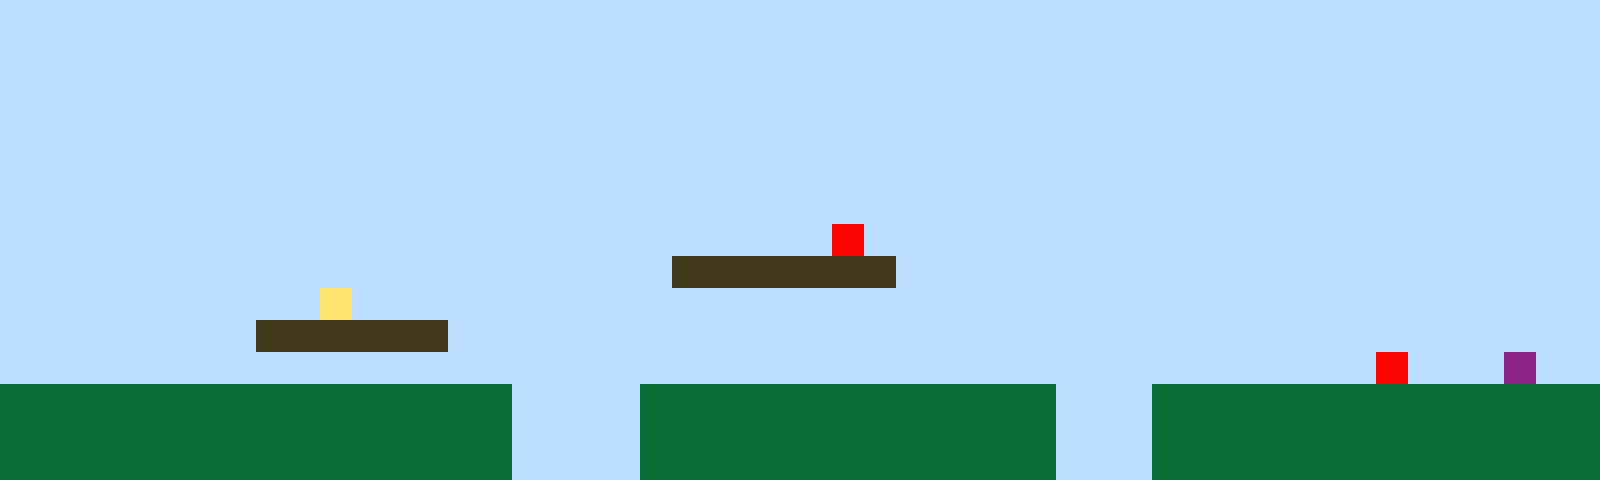

Tiled map render using the project's own tile images. Description and the whole map definition, tile-layer contents included, below:
An orthogonal 50x15 tile map with 32x32 px tiles, 1 tile layer (Tile Layer 1).

<map version="1.10" tiledversion="1.11.2" orientation="orthogonal" renderorder="right-up" width="50" height="15" tilewidth="32" tileheight="32" infinite="0" nextlayerid="2" nextobjectid="1"><editorsettings><export target="map1.csv" format="csv" /></editorsettings><tileset firstgid="1" name="sprites" tilewidth="32" tileheight="32" tilecount="6" columns="3"><image source="sprites.png" width="96" height="64" /></tileset><layer id="1" name="Tile Layer 1" width="50" height="15"><data encoding="csv">1,1,1,1,1,1,1,1,1,1,1,1,1,1,1,1,1,1,1,1,1,1,1,1,1,1,1,1,1,1,1,1,1,1,1,1,1,1,1,1,1,1,1,1,1,1,1,1,1,1,1,1,1,1,1,1,1,1,1,1,1,1,1,1,1,1,1,1,1,1,1,1,1,1,1,1,1,1,1,1,1,1,1,1,1,1,1,1,1,1,1,1,1,1,1,1,1,1,1,1,1,1,1,1,1,1,1,1,1,1,1,1,1,1,1,1,1,1,1,1,1,1,1,1,1,1,1,1,1,1,1,1,1,1,1,1,1,1,1,1,1,1,1,1,1,1,1,1,1,1,1,1,1,1,1,1,1,1,1,1,1,1,1,1,1,1,1,1,1,1,1,1,1,1,1,1,1,1,1,1,1,1,1,1,1,1,1,1,1,1,1,1,1,1,1,1,1,1,1,1,1,1,1,1,1,1,1,1,1,1,1,1,1,1,1,1,1,1,1,1,1,1,1,1,1,1,1,1,1,1,1,1,1,1,1,1,1,1,1,1,1,1,1,1,1,1,1,1,1,1,1,1,1,1,1,1,1,1,1,1,1,1,1,1,1,1,1,1,1,1,1,1,1,1,1,1,1,1,1,1,1,1,1,1,1,1,1,1,1,1,1,1,1,1,1,1,1,1,1,1,1,1,1,1,1,1,1,1,1,1,1,1,1,1,1,1,1,1,1,1,1,1,1,1,1,1,1,1,1,1,1,1,1,1,1,1,1,1,1,1,1,1,1,1,1,1,1,1,1,1,1,1,1,1,1,1,1,1,1,1,1,1,1,1,1,1,1,1,1,1,1,1,1,1,1,1,5,1,1,1,1,1,1,1,1,1,1,1,1,1,1,1,1,1,1,1,1,1,1,1,1,1,1,1,1,1,1,1,1,1,1,1,1,1,1,1,1,1,1,1,1,3,3,3,3,3,3,3,1,1,1,1,1,1,1,1,1,1,1,1,1,1,1,1,1,1,1,1,1,1,1,1,1,1,1,1,1,1,1,1,4,1,1,1,1,1,1,1,1,1,1,1,1,1,1,1,1,1,1,1,1,1,1,1,1,1,1,1,1,1,1,1,1,1,1,1,1,1,1,1,1,1,1,1,1,1,1,1,3,3,3,3,3,3,1,1,1,1,1,1,1,1,1,1,1,1,1,1,1,1,1,1,1,1,1,1,1,1,1,1,1,1,1,1,1,1,1,1,1,1,1,1,1,1,1,1,1,1,1,1,1,1,1,1,1,1,1,1,1,1,1,1,1,1,1,1,1,1,1,1,1,1,1,1,1,1,1,1,1,1,1,1,1,5,1,1,1,6,1,1,2,2,2,2,2,2,2,2,2,2,2,2,2,2,2,2,1,1,1,1,2,2,2,2,2,2,2,2,2,2,2,2,2,1,1,1,2,2,2,2,2,2,2,2,2,2,2,2,2,2,2,2,2,2,2,2,2,2,2,2,2,2,2,2,2,2,1,1,1,1,2,2,2,2,2,2,2,2,2,2,2,2,2,1,1,1,2,2,2,2,2,2,2,2,2,2,2,2,2,2,2,2,2,2,2,2,2,2,2,2,2,2,2,2,2,2,1,1,1,1,2,2,2,2,2,2,2,2,2,2,2,2,2,1,1,1,2,2,2,2,2,2,2,2,2,2,2,2,2,2</data></layer></map>
